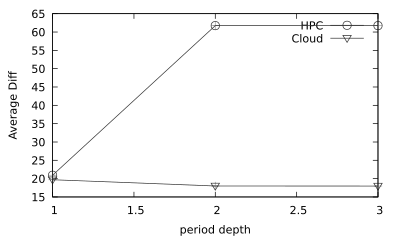

Source code (gnuplot):
#set term png size 800,400
#set output 'by-perioddepth-avgdiff.png'

set terminal pdf size 4,2.4
set output 'by-perioddepth-avgdiff.pdf'

#x axis formatting
set xlabel 'period depth'

#y axis formatting
set ylabel 'Average Diff'

# styles
set style line 1 \
    linecolor rgb '#303030' \
    linetype 1 linewidth 1.0 \
    pointtype 6 pointsize 1.0
set style line 2 \
    linecolor rgb '#303030' \
    linetype 1 linewidth 1.0 \
    pointtype 25 pointsize 1.0
set style line 3 \
    linecolor rgb '#A0A0A0' \
    linetype 1 linewidth 1
set style line 4 \
    linecolor rgb '#303030' \
    linetype 1 linewidth 1.0 \
    pointtype 17 pointsize 1.0

set autoscale

plot \
    "by-perioddepth-avgdiff-hpc.csv" using 1:2:3 with errorbars ls 3 notitle, "" using 1:2 with linespoints ls 1 title 'HPC', \
    "by-perioddepth-avgdiff-uninet.csv" using 1:2:3 with errorbars ls 3 notitle, "" using 1:2 with linespoints ls 2 title 'Cloud'
